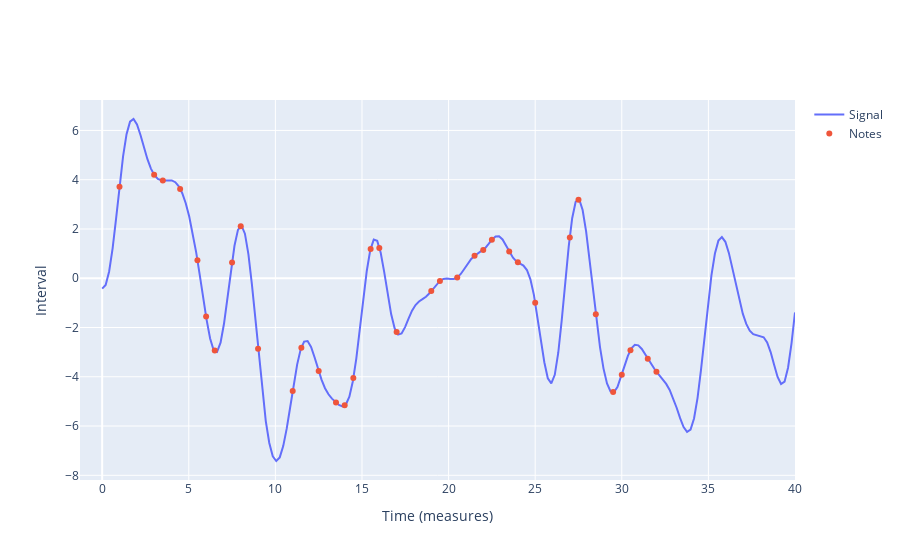

The notebook cell this image was saved under:
### Code cell
(
    go.Figure()
    .add_trace(go.Scatter(x=X_qn.flatten(), y=y_samples[:, 0].flatten(), mode='lines', name='Signal'))
    .add_trace(go.Scatter(x=gp1_times_qn, y=gp1_intervals, mode='markers', name='Notes'))
    .update_layout(xaxis=dict(title='Time (measures)'), yaxis=dict(title='Interval'))
)

### Figure 1 — Plotly figure (JSON) as saved in the notebook; plotly's stock layout.template omitted (floating-point values rounded to 4 significant figures; data arrays with more than 128 entries replaced by an {"elided": "..."} marker saying what was removed)
{"data": [{"mode": "lines", "name": "Signal", "type": "scatter", "x": {"elided": "200 float values"}, "y": {"elided": "200 float values"}}, {"mode": "markers", "name": "Notes", "type": "scatter", "x": [1, 3, 3.5, 4.5, 5.5, 6, 6.5, 7.5, 8, 9, 11, 11.5, 12.5, 13.5, 14, 14.5, 15.5, 16, 17, 19, 19.5, 20.5, 21.5, 22, 22.5, 23.5, 24, 25, 27, 27.5, 28.5, 29.5, 30, 30.5, 31.5, 32], "y": [3.715, 4.205, 3.972, 3.624, 0.7266, -1.553, -2.938, 0.6428, 2.111, -2.862, -4.577, -2.827, -3.761, -5.048, -5.152, -4.054, 1.19, 1.229, -2.179, -0.5202, -0.1093, 0.03297, 0.9108, 1.152, 1.561, 1.09, 0.6462, -0.9928, 1.659, 3.189, -1.463, -4.617, -3.92, -2.928, -3.264, -3.799]}], "layout": {"xaxis": {"title": {"text": "Time (measures)"}}, "yaxis": {"title": {"text": "Interval"}}}}
